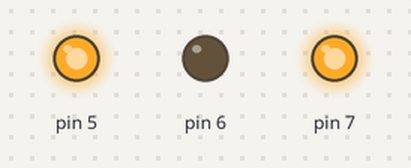
Bench run of a sketch on a simulated Arduino Uno, built with avr-gcc and run on an emulated ATmega328P. On the bench: output pins drawn as LEDs (lit = HIGH).

Above: at 4.3 s.
At 8.8 s:
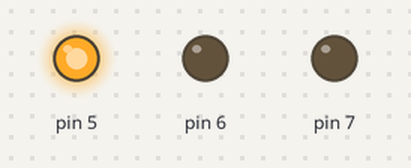
At 14.5 s:
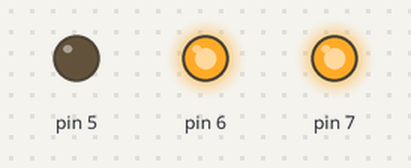
At 20.5 s:
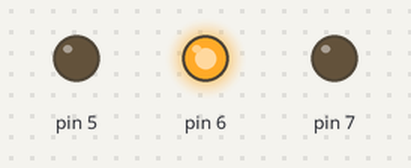
Timing chart, 0 to 27.3 s (numbered marks = the images above):
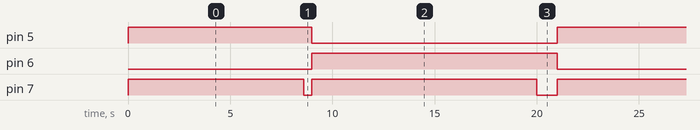

Measured:
- by itself, pin 5: alternates HIGH for 9.0 s and LOW for 12.0 s
- by itself, pin 6: alternates HIGH for 12.0 s and LOW for 9.0 s
- by itself, pin 7: repeats every 21.0 s: LOW 0.40 s, HIGH 11.0 s, LOW 1.0 s, HIGH 8.6 s

The sketch:

ENGG1100F18Team07DribbleCode.ino
```cpp
void setup() {
  // initialize digital pins 5,6,7 as outputs.
  //5 - Pink - IN1
  //6 - Yellow -IN2
  //7 - Blue - Enable
pinMode (5, OUTPUT);
pinMode (6, OUTPUT);
pinMode (7, OUTPUT);
}

void loop() {

  digitalWrite(5, HIGH); //Motor ON Output
  digitalWrite(6, LOW);
  digitalWrite(7, HIGH);
  delay(8600);
  digitalWrite(7, LOW);  //Motor OFF Output
  delay(400);

  digitalWrite(5, LOW); //Motor ON Output
  digitalWrite(6, HIGH);
  digitalWrite(7, HIGH);
  delay(11000);
  digitalWrite(7, LOW);  //Motor OFF Output
  delay(1000);

}
```
